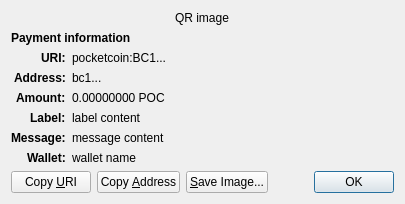
<?xml version="1.0" encoding="UTF-8"?>
<ui version="4.0">
 <class>ReceiveRequestDialog</class>
 <widget class="QDialog" name="ReceiveRequestDialog">
  <property name="geometry">
   <rect>
    <x>0</x>
    <y>0</y>
    <width>413</width>
    <height>229</height>
   </rect>
  </property>
  <property name="windowTitle">
   <string>Request payment to ...</string>
  </property>
  <layout class="QGridLayout" name="gridLayout" columnstretch="0,1">
   <property name="sizeConstraint">
    <enum>QLayout::SetFixedSize</enum>
   </property>
   <item row="0" column="0" colspan="2" alignment="Qt::AlignHCenter">
    <widget class="QRImageWidget" name="qr_code">
     <property name="text">
      <string notr="true">QR image</string>
     </property>
     <property name="textInteractionFlags">
      <set>Qt::NoTextInteraction</set>
     </property>
    </widget>
   </item>
   <item row="1" column="0" colspan="2">
    <widget class="QLabel" name="payment_header">
     <property name="font">
      <font>
       <weight>75</weight>
       <bold>true</bold>
      </font>
     </property>
     <property name="text">
      <string>Payment information</string>
     </property>
     <property name="textInteractionFlags">
      <set>Qt::NoTextInteraction</set>
     </property>
    </widget>
   </item>
   <item row="2" column="0" alignment="Qt::AlignRight|Qt::AlignTop">
    <widget class="QLabel" name="uri_tag">
     <property name="font">
      <font>
       <weight>75</weight>
       <bold>true</bold>
      </font>
     </property>
     <property name="text">
      <string notr="true">URI:</string>
     </property>
     <property name="textFormat">
      <enum>Qt::PlainText</enum>
     </property>
     <property name="textInteractionFlags">
      <set>Qt::NoTextInteraction</set>
     </property>
    </widget>
   </item>
   <item row="2" column="1" alignment="Qt::AlignTop">
    <widget class="QLabel" name="uri_content">
     <property name="text">
      <string notr="true">pocketcoin:BC1...</string>
     </property>
     <property name="textFormat">
      <enum>Qt::RichText</enum>
     </property>
     <property name="wordWrap">
      <bool>true</bool>
     </property>
     <property name="textInteractionFlags">
      <set>Qt::TextSelectableByMouse</set>
     </property>
    </widget>
   </item>
   <item row="3" column="0" alignment="Qt::AlignRight|Qt::AlignTop">
    <widget class="QLabel" name="address_tag">
     <property name="font">
      <font>
       <weight>75</weight>
       <bold>true</bold>
      </font>
     </property>
     <property name="text">
      <string>Address:</string>
     </property>
     <property name="textInteractionFlags">
      <set>Qt::NoTextInteraction</set>
     </property>
    </widget>
   </item>
   <item row="3" column="1" alignment="Qt::AlignTop">
    <widget class="QLabel" name="address_content">
     <property name="text">
      <string notr="true">bc1...</string>
     </property>
     <property name="textFormat">
      <enum>Qt::PlainText</enum>
     </property>
     <property name="textInteractionFlags">
      <set>Qt::TextSelectableByMouse</set>
     </property>
    </widget>
   </item>
   <item row="4" column="0" alignment="Qt::AlignRight|Qt::AlignTop">
    <widget class="QLabel" name="amount_tag">
     <property name="font">
      <font>
       <weight>75</weight>
       <bold>true</bold>
      </font>
     </property>
     <property name="text">
      <string>Amount:</string>
     </property>
     <property name="textInteractionFlags">
      <set>Qt::NoTextInteraction</set>
     </property>
    </widget>
   </item>
   <item row="4" column="1" alignment="Qt::AlignTop">
    <widget class="QLabel" name="amount_content">
     <property name="text">
      <string notr="true">0.00000000 POC</string>
     </property>
     <property name="textFormat">
      <enum>Qt::PlainText</enum>
     </property>
     <property name="textInteractionFlags">
      <set>Qt::TextSelectableByMouse</set>
     </property>
    </widget>
   </item>
   <item row="5" column="0" alignment="Qt::AlignRight|Qt::AlignTop">
    <widget class="QLabel" name="label_tag">
     <property name="font">
      <font>
       <weight>75</weight>
       <bold>true</bold>
      </font>
     </property>
     <property name="text">
      <string>Label:</string>
     </property>
     <property name="textInteractionFlags">
      <set>Qt::NoTextInteraction</set>
     </property>
    </widget>
   </item>
   <item row="5" column="1" alignment="Qt::AlignTop">
    <widget class="QLabel" name="label_content">
     <property name="text">
      <string notr="true">label content</string>
     </property>
     <property name="textFormat">
      <enum>Qt::PlainText</enum>
     </property>
     <property name="wordWrap">
      <bool>true</bool>
     </property>
     <property name="textInteractionFlags">
      <set>Qt::TextSelectableByMouse</set>
     </property>
    </widget>
   </item>
   <item row="6" column="0" alignment="Qt::AlignRight|Qt::AlignTop">
    <widget class="QLabel" name="message_tag">
     <property name="font">
      <font>
       <weight>75</weight>
       <bold>true</bold>
      </font>
     </property>
     <property name="text">
      <string>Message:</string>
     </property>
     <property name="textInteractionFlags">
      <set>Qt::NoTextInteraction</set>
     </property>
    </widget>
   </item>
   <item row="6" column="1" alignment="Qt::AlignTop">
    <widget class="QLabel" name="message_content">
     <property name="text">
      <string notr="true">message content</string>
     </property>
     <property name="textFormat">
      <enum>Qt::PlainText</enum>
     </property>
     <property name="wordWrap">
      <bool>true</bool>
     </property>
     <property name="textInteractionFlags">
      <set>Qt::TextSelectableByMouse</set>
     </property>
    </widget>
   </item>
   <item row="7" column="0" alignment="Qt::AlignRight|Qt::AlignTop">
    <widget class="QLabel" name="wallet_tag">
     <property name="font">
      <font>
       <weight>75</weight>
       <bold>true</bold>
      </font>
     </property>
     <property name="text">
      <string>Wallet:</string>
     </property>
     <property name="textInteractionFlags">
      <set>Qt::NoTextInteraction</set>
     </property>
    </widget>
   </item>
   <item row="7" column="1" alignment="Qt::AlignTop">
    <widget class="QLabel" name="wallet_content">
     <property name="text">
      <string notr="true">wallet name</string>
     </property>
     <property name="textFormat">
      <enum>Qt::PlainText</enum>
     </property>
     <property name="wordWrap">
      <bool>true</bool>
     </property>
     <property name="textInteractionFlags">
      <set>Qt::TextSelectableByMouse</set>
     </property>
    </widget>
   </item>
   <item row="8" column="0" colspan="2">
    <layout class="QHBoxLayout" name="horizontalLayout">
     <item>
      <widget class="QPushButton" name="btnCopyURI">
       <property name="text">
        <string>Copy &amp;URI</string>
       </property>
       <property name="autoDefault">
        <bool>false</bool>
       </property>
      </widget>
     </item>
     <item>
      <widget class="QPushButton" name="btnCopyAddress">
       <property name="text">
        <string>Copy &amp;Address</string>
       </property>
       <property name="autoDefault">
        <bool>false</bool>
       </property>
      </widget>
     </item>
     <item>
      <widget class="QPushButton" name="btnSaveAs">
       <property name="text">
        <string>&amp;Save Image...</string>
       </property>
       <property name="autoDefault">
        <bool>false</bool>
       </property>
      </widget>
     </item>
     <item>
      <spacer name="horizontalSpacer_2">
       <property name="orientation">
        <enum>Qt::Horizontal</enum>
       </property>
       <property name="sizeHint" stdset="0">
        <size>
         <width>40</width>
         <height>20</height>
        </size>
       </property>
      </spacer>
     </item>
     <item>
      <widget class="QDialogButtonBox" name="buttonBox">
       <property name="focusPolicy">
        <enum>Qt::StrongFocus</enum>
       </property>
       <property name="standardButtons">
        <set>QDialogButtonBox::Ok</set>
       </property>
      </widget>
     </item>
    </layout>
   </item>
  </layout>
 </widget>
 <customwidgets>
  <customwidget>
   <class>QRImageWidget</class>
   <extends>QLabel</extends>
   <header>qt/qrimagewidget.h</header>
  </customwidget>
 </customwidgets>
 <tabstops>
  <tabstop>buttonBox</tabstop>
  <tabstop>btnCopyURI</tabstop>
  <tabstop>btnCopyAddress</tabstop>
  <tabstop>btnSaveAs</tabstop>
 </tabstops>
 <resources/>
 <connections>
  <connection>
   <sender>buttonBox</sender>
   <signal>accepted()</signal>
   <receiver>ReceiveRequestDialog</receiver>
   <slot>accept()</slot>
   <hints>
    <hint type="sourcelabel">
     <x>135</x>
     <y>230</y>
    </hint>
    <hint type="destinationlabel">
     <x>135</x>
     <y>126</y>
    </hint>
   </hints>
  </connection>
 </connections>
</ui>
